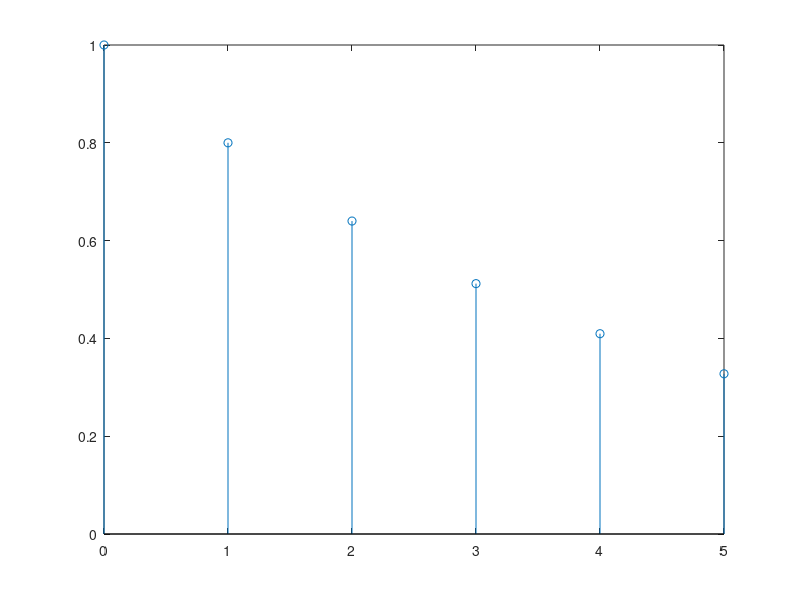
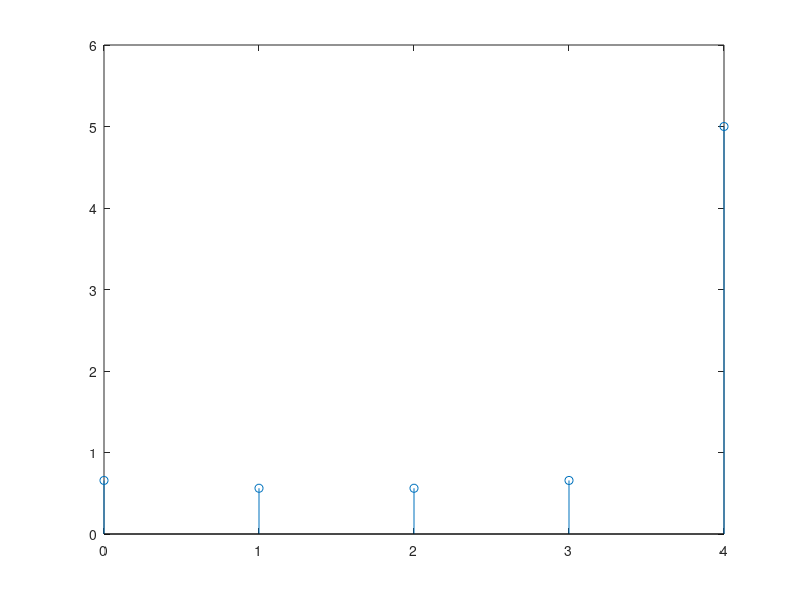
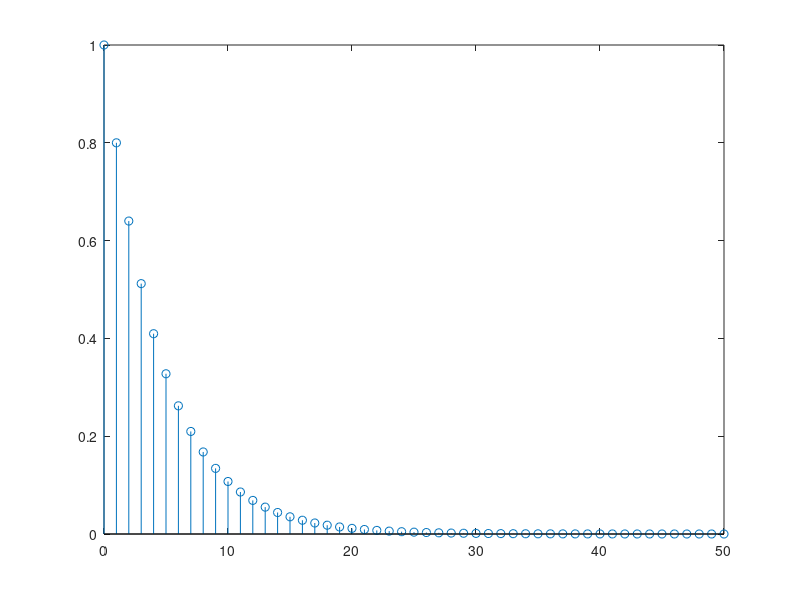
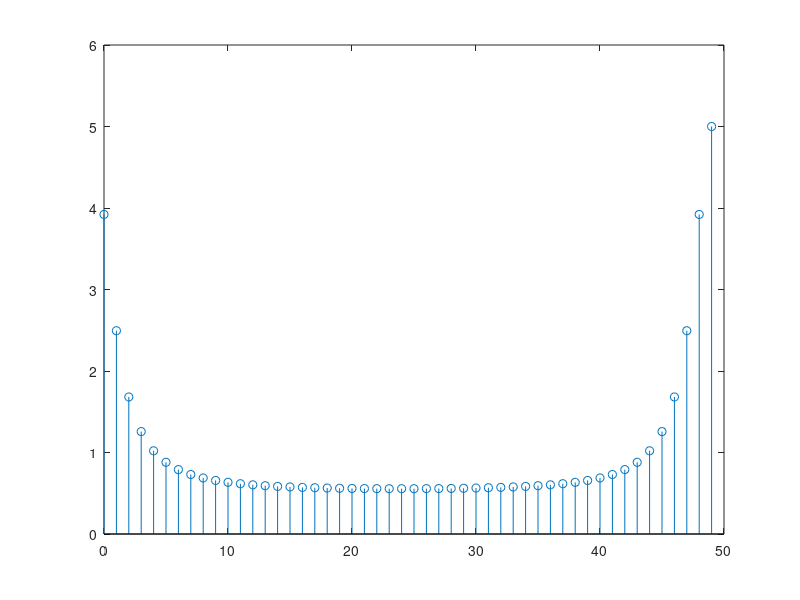

The MATLAB script that drew these images, in order:
close all
clear 
clc
N=5
n=0:N;
a=0.8;
x=a.^n;
stem(n,x)
for k=1:N
    X(k)=1/(1-a*exp(-j*2*pi*k/N));
end
k=0:N-1
figure
stem(k,X)

N=50
n=0:N;
a=0.8;
x=a.^n;
figure
stem(n,x)
for k=1:N
    X(k)=1/(1-a*exp(-j*2*pi*k/N));
end
k=0:N-1
figure
stem(k,X)

